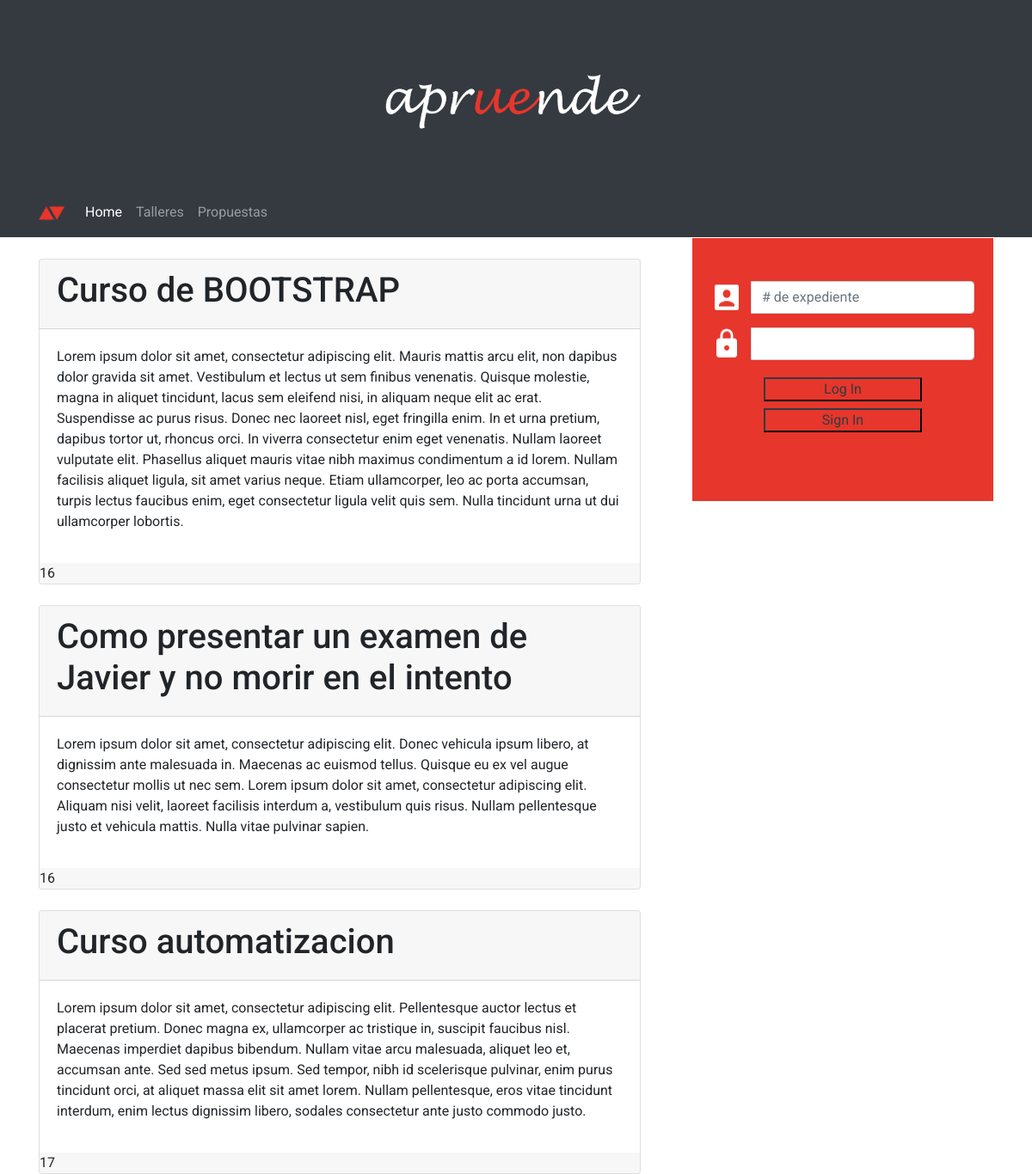
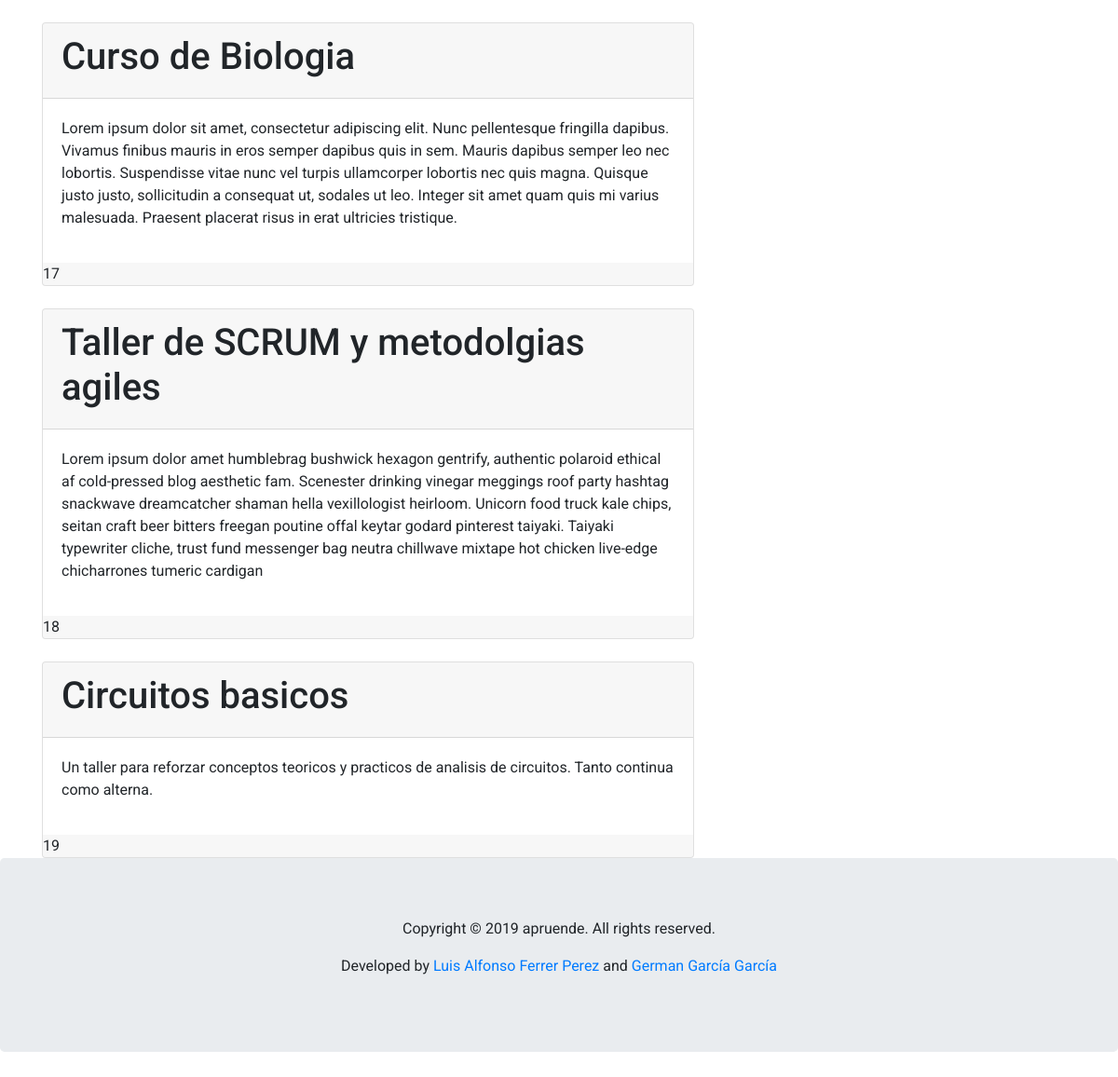
Page /inscritas.php (signed in) on the committed database (2 pictures, top to bottom).
### tables this page shows
CREATE TABLE `inscripciones` (
  `IdUser` int(11) NOT NULL,
  `idTaller` int(11) NOT NULL
);

CREATE TABLE `Taller` (
  `IDTal` int(8) NOT NULL,
  `IDUsTal` int(8) NOT NULL,
  `NombreTal` varchar(64) NOT NULL,
  `DescripcionTal` text NOT NULL,
  `FacultadTal` varchar(32) NOT NULL,
  `ActiveTal` tinyint(1) NOT NULL
);

### php/talleresInscritos.php (the view, shortened to what this page needs)
<?php
	require('db.php');
	$sel_query="SELECT * FROM Taller join inscripciones on Taller.IDTal=inscripciones.idTaller Where inscripciones.IdUser= ".$_SESSION['ID']." and ActiveTal=1;";
	$result = mysqli_query($con,$sel_query);
	$filas = "";
	while($row = mysqli_fetch_assoc($result)) {
        $filas .= "<div class='row w-100 mt-4 mr-3'>";
      	$filas .= "<div class='col'><div class='card'>";
		$filas .= "<div class='card-header'>";
		$filas .= "\t<h1>".$row["NombreTal"]."</h1></div>";
      	$filas .= "\t<div class='card-body'><p>".$row["DescripcionTal"]."</p> </div>";
		$filas .= "\n";
       	$filas .= '<div class="card-footer p-0 border-0">';
       	$filas .= $row["IDUsTal"];
       	$filas .='</div></div></div></div>';
	}
	echo utf8_encode($filas);
?>

### style.css (style rules this page uses)
* { margin:0; padding: 0; }
body { font-family: 'Roboto', sans-serif; overflow-y: scroll; overflow-x: hidden; }

### rows in the picture
inscripciones: idTaller.NombreTal "Curso de BOOTSTRAP", idTaller.DescripcionTal "Lorem ipsum dolor sit amet, consectetur adipiscing elit. Mauris mattis arcu elit, non dapibus dolor gravida sit amet. Vestibulum et lectus ut sem finibus venenatis. Quisque molestie, magna in aliquet tincidunt, lacus sem eleifend nisi, in aliquam neque elit ac erat. Suspendisse ac purus risus. Donec nec laoreet nisl, eget fringilla enim. In et urna pretium, dapibus tortor ut, rhoncus orci. In viverra consectetur enim eget venenatis. Nullam laoreet vulputate elit. Phasellus aliquet mauris vitae nibh maximus condimentum a id lorem. Nullam facilisis aliquet ligula, sit amet varius neque. Etiam ullamcorper, leo ac porta accumsan, turpis lectus faucibus enim, eget consectetur ligula velit quis…", value "16"
inscripciones: idTaller.NombreTal "Como presentar un examen de Javier y no morir en el intento", idTaller.DescripcionTal "Lorem ipsum dolor sit amet, consectetur adipiscing elit. Donec vehicula ipsum libero, at dignissim ante malesuada in. Maecenas ac euismod tellus. Quisque eu ex vel augue consectetur mollis ut nec sem. Lorem ipsum dolor sit amet, consectetur adipiscing elit. Aliquam nisi velit, laoreet facilisis interdum a, vestibulum quis risus. Nullam pellentesque justo et vehicula mattis. Nulla vitae pulvinar sapien.", value "16"
inscripciones: idTaller.NombreTal "Curso automatizacion", idTaller.DescripcionTal "Lorem ipsum dolor sit amet, consectetur adipiscing elit. Pellentesque auctor lectus et placerat pretium. Donec magna ex, ullamcorper ac tristique in, suscipit faucibus nisl. Maecenas imperdiet dapibus bibendum. Nullam vitae arcu malesuada, aliquet leo et, accumsan ante. Sed sed metus ipsum. Sed tempor, nibh id scelerisque pulvinar, enim purus tincidunt orci, at aliquet massa elit sit amet lorem. Nullam pellentesque, eros vitae tincidunt interdum, enim lectus dignissim libero, sodales consectetur ante justo commodo justo.", value "17"
inscripciones: idTaller.NombreTal "Curso de Biologia", idTaller.DescripcionTal "Lorem ipsum dolor sit amet, consectetur adipiscing elit. Nunc pellentesque fringilla dapibus. Vivamus finibus mauris in eros semper dapibus quis in sem. Mauris dapibus semper leo nec lobortis. Suspendisse vitae nunc vel turpis ullamcorper lobortis nec quis magna. Quisque justo justo, sollicitudin a consequat ut, sodales ut leo. Integer sit amet quam quis mi varius malesuada. Praesent placerat risus in erat ultricies tristique.", value "17"
inscripciones: idTaller.NombreTal "Taller de SCRUM y metodolgias agiles", idTaller.DescripcionTal "Lorem ipsum dolor amet humblebrag bushwick hexagon gentrify, authentic polaroid ethical af cold-pressed blog aesthetic fam. Scenester drinking vinegar meggings roof party hashtag snackwave dreamcatcher shaman hella vexillologist heirloom. Unicorn food truck kale chips, seitan craft beer bitters freegan poutine offal keytar godard pinterest taiyaki. Taiyaki typewriter cliche, trust fund messenger bag neutra chillwave mixtape hot chicken live-edge chicharrones tumeric cardigan", value "18"
inscripciones: idTaller.NombreTal "Circuitos basicos", idTaller.DescripcionTal "Un taller para reforzar conceptos teoricos y practicos de analisis de circuitos. Tanto continua como alterna.", value "19"
